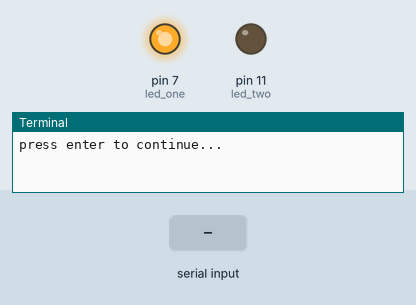
A program run on a simulated Raspberry Pi (header pin numbers), started with the argument 1. Parts: output pins drawn as LEDs (lit = HIGH), the last lines printed to the terminal. The inputs (shaded band) are chosen by the test bench. At 1.3 s the program stops and its outputs stay as they are.

Above: at 1.2 s.
1.3 s: "1" typed at the terminal
At 2.5 s:
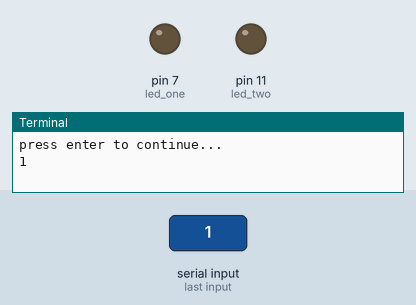
Timing chart, 0 to 2.8 s (numbered marks = the images above; inputs shaded):
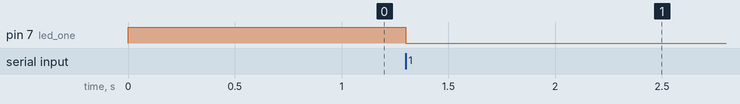

The program:

dict_led.py
```python
#!/usr/bin/env python2

import RPi.GPIO as GPIO
import sys

GPIO.setmode(GPIO.BOARD)

led_dict = {
    'led_one': 7,
    'led_two': 11
}

GPIO.setup(led_dict['led_one'], GPIO.OUT)
GPIO.setup(led_dict['led_two'], GPIO.OUT)

if sys.argv[1] == '1':
    GPIO.output(led_dict['led_one'], True)
elif sys.argv[1] == '2':
    GPIO.output(led_dict['led_two'], True)


raw_input('press enter to continue...')

GPIO.output(led_dict['led_one'], False)
GPIO.output(led_dict['led_two'], False)
```

Measured:
- after the input at 1.3 s, pin 7 (led_one): HIGH → LOW at once
